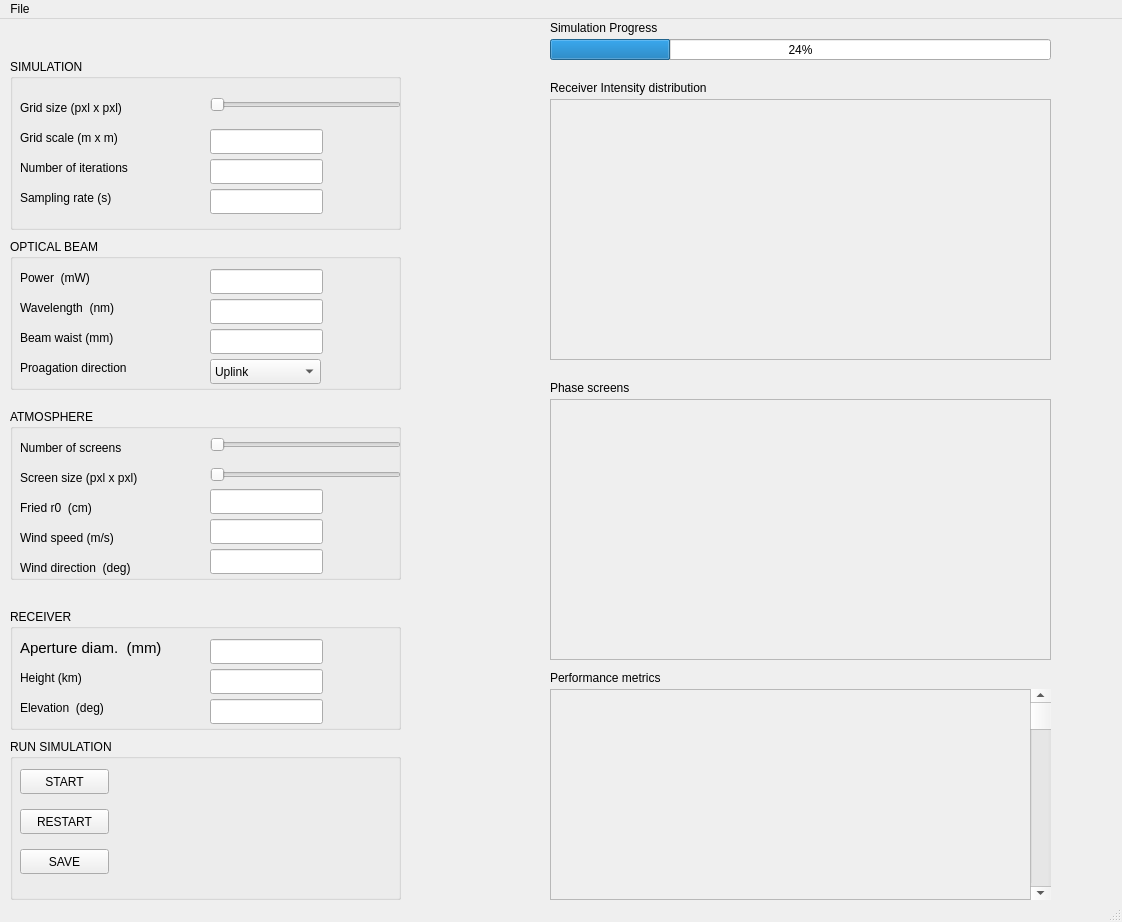
<?xml version="1.0" encoding="UTF-8"?>
<ui version="4.0">
 <class>MainWindow</class>
 <widget class="QMainWindow" name="MainWindow">
  <property name="geometry">
   <rect>
    <x>0</x>
    <y>0</y>
    <width>1122</width>
    <height>922</height>
   </rect>
  </property>
  <property name="windowTitle">
   <string>FSO simulation tool</string>
  </property>
  <property name="documentMode">
   <bool>false</bool>
  </property>
  <widget class="QWidget" name="centralwidget">
   <widget class="QLabel" name="beam_power_label">
    <property name="geometry">
     <rect>
      <x>20</x>
      <y>250</y>
      <width>171</width>
      <height>17</height>
     </rect>
    </property>
    <property name="text">
     <string>Power  (mW)</string>
    </property>
   </widget>
   <widget class="QLabel" name="beam_wvl_label">
    <property name="geometry">
     <rect>
      <x>20</x>
      <y>280</y>
      <width>181</width>
      <height>17</height>
     </rect>
    </property>
    <property name="text">
     <string>Wavelength  (nm)</string>
    </property>
   </widget>
   <widget class="QLabel" name="beam_waist_label">
    <property name="geometry">
     <rect>
      <x>20</x>
      <y>310</y>
      <width>171</width>
      <height>17</height>
     </rect>
    </property>
    <property name="text">
     <string>Beam waist (mm)</string>
    </property>
   </widget>
   <widget class="QLabel" name="beam_prop_dir_label">
    <property name="geometry">
     <rect>
      <x>20</x>
      <y>340</y>
      <width>141</width>
      <height>17</height>
     </rect>
    </property>
    <property name="text">
     <string>Proagation direction</string>
    </property>
   </widget>
   <widget class="QComboBox" name="beam_prop_dir_box">
    <property name="geometry">
     <rect>
      <x>210</x>
      <y>340</y>
      <width>111</width>
      <height>25</height>
     </rect>
    </property>
    <item>
     <property name="text">
      <string>Uplink</string>
     </property>
    </item>
    <item>
     <property name="text">
      <string>Downlink</string>
     </property>
    </item>
   </widget>
   <widget class="QSlider" name="sim_grid_size_slider">
    <property name="geometry">
     <rect>
      <x>210</x>
      <y>60</y>
      <width>191</width>
      <height>51</height>
     </rect>
    </property>
    <property name="orientation">
     <enum>Qt::Horizontal</enum>
    </property>
   </widget>
   <widget class="QLabel" name="sim_grid_size_label">
    <property name="geometry">
     <rect>
      <x>20</x>
      <y>80</y>
      <width>191</width>
      <height>17</height>
     </rect>
    </property>
    <property name="text">
     <string>Grid size (pxl x pxl)</string>
    </property>
   </widget>
   <widget class="QLabel" name="sim_num_inter_label">
    <property name="geometry">
     <rect>
      <x>20</x>
      <y>140</y>
      <width>181</width>
      <height>17</height>
     </rect>
    </property>
    <property name="text">
     <string>Number of iterations </string>
    </property>
   </widget>
   <widget class="QLabel" name="sim_grid_scale_label">
    <property name="geometry">
     <rect>
      <x>20</x>
      <y>110</y>
      <width>181</width>
      <height>17</height>
     </rect>
    </property>
    <property name="text">
     <string>Grid scale (m x m)</string>
    </property>
   </widget>
   <widget class="QLabel" name="sim_sample_rate_label">
    <property name="geometry">
     <rect>
      <x>20</x>
      <y>170</y>
      <width>151</width>
      <height>17</height>
     </rect>
    </property>
    <property name="text">
     <string>Sampling rate (s)</string>
    </property>
   </widget>
   <widget class="QLabel" name="rx_ap_diam_label">
    <property name="geometry">
     <rect>
      <x>20</x>
      <y>620</y>
      <width>181</width>
      <height>17</height>
     </rect>
    </property>
    <property name="font">
     <font>
      <pointsize>11</pointsize>
     </font>
    </property>
    <property name="text">
     <string>Aperture diam.  (mm)</string>
    </property>
   </widget>
   <widget class="QLabel" name="rx_elevation_label">
    <property name="geometry">
     <rect>
      <x>20</x>
      <y>680</y>
      <width>121</width>
      <height>17</height>
     </rect>
    </property>
    <property name="text">
     <string>Elevation  (deg)</string>
    </property>
   </widget>
   <widget class="QLabel" name="rx_height_label">
    <property name="geometry">
     <rect>
      <x>20</x>
      <y>650</y>
      <width>121</width>
      <height>17</height>
     </rect>
    </property>
    <property name="text">
     <string>Height (km)</string>
    </property>
   </widget>
   <widget class="QSlider" name="atmos_n_screens_slider">
    <property name="geometry">
     <rect>
      <x>210</x>
      <y>400</y>
      <width>191</width>
      <height>51</height>
     </rect>
    </property>
    <property name="orientation">
     <enum>Qt::Horizontal</enum>
    </property>
   </widget>
   <widget class="QLabel" name="atmos_n_screens_label">
    <property name="geometry">
     <rect>
      <x>20</x>
      <y>420</y>
      <width>181</width>
      <height>17</height>
     </rect>
    </property>
    <property name="text">
     <string>Number of screens </string>
    </property>
   </widget>
   <widget class="QLabel" name="atmos_wind_speed_label">
    <property name="geometry">
     <rect>
      <x>20</x>
      <y>510</y>
      <width>151</width>
      <height>17</height>
     </rect>
    </property>
    <property name="text">
     <string>Wind speed (m/s)</string>
    </property>
   </widget>
   <widget class="QLabel" name="atmos_fried_r0_label">
    <property name="geometry">
     <rect>
      <x>20</x>
      <y>480</y>
      <width>121</width>
      <height>17</height>
     </rect>
    </property>
    <property name="text">
     <string>Fried r0  (cm)</string>
    </property>
   </widget>
   <widget class="QLabel" name="atmos_wind_dir_label">
    <property name="geometry">
     <rect>
      <x>20</x>
      <y>540</y>
      <width>161</width>
      <height>17</height>
     </rect>
    </property>
    <property name="text">
     <string>Wind direction  (deg)</string>
    </property>
   </widget>
   <widget class="QSlider" name="atmos_screen_size_slider">
    <property name="geometry">
     <rect>
      <x>210</x>
      <y>430</y>
      <width>191</width>
      <height>51</height>
     </rect>
    </property>
    <property name="orientation">
     <enum>Qt::Horizontal</enum>
    </property>
   </widget>
   <widget class="QLabel" name="atmos_screen_size_label">
    <property name="geometry">
     <rect>
      <x>20</x>
      <y>450</y>
      <width>191</width>
      <height>17</height>
     </rect>
    </property>
    <property name="text">
     <string>Screen size (pxl x pxl)</string>
    </property>
   </widget>
   <widget class="QGroupBox" name="sim_groupBox">
    <property name="geometry">
     <rect>
      <x>10</x>
      <y>40</y>
      <width>391</width>
      <height>171</height>
     </rect>
    </property>
    <property name="title">
     <string>SIMULATION</string>
    </property>
    <property name="flat">
     <bool>false</bool>
    </property>
    <property name="checkable">
     <bool>false</bool>
    </property>
    <widget class="QLineEdit" name="sim_grid_scale_input">
     <property name="geometry">
      <rect>
       <x>200</x>
       <y>70</y>
       <width>113</width>
       <height>25</height>
      </rect>
     </property>
    </widget>
    <widget class="QLineEdit" name="sim_num_inter_input">
     <property name="geometry">
      <rect>
       <x>200</x>
       <y>100</y>
       <width>113</width>
       <height>25</height>
      </rect>
     </property>
    </widget>
    <widget class="QLineEdit" name="sim_sample_rate_input">
     <property name="geometry">
      <rect>
       <x>200</x>
       <y>130</y>
       <width>113</width>
       <height>25</height>
      </rect>
     </property>
    </widget>
   </widget>
   <widget class="QGroupBox" name="beam_groupBox">
    <property name="geometry">
     <rect>
      <x>10</x>
      <y>220</y>
      <width>391</width>
      <height>151</height>
     </rect>
    </property>
    <property name="title">
     <string>OPTICAL BEAM</string>
    </property>
   </widget>
   <widget class="QGroupBox" name="atmos_groupBox">
    <property name="geometry">
     <rect>
      <x>10</x>
      <y>390</y>
      <width>391</width>
      <height>171</height>
     </rect>
    </property>
    <property name="title">
     <string>ATMOSPHERE</string>
    </property>
    <widget class="QLineEdit" name="atmos_fried_r0_input">
     <property name="geometry">
      <rect>
       <x>200</x>
       <y>80</y>
       <width>113</width>
       <height>25</height>
      </rect>
     </property>
    </widget>
    <widget class="QLineEdit" name="atmos_wind_speed_input">
     <property name="geometry">
      <rect>
       <x>200</x>
       <y>110</y>
       <width>113</width>
       <height>25</height>
      </rect>
     </property>
    </widget>
    <widget class="QLineEdit" name="atmos_wind_dir_input">
     <property name="geometry">
      <rect>
       <x>200</x>
       <y>140</y>
       <width>113</width>
       <height>25</height>
      </rect>
     </property>
    </widget>
   </widget>
   <widget class="QGroupBox" name="rx_groupBox">
    <property name="geometry">
     <rect>
      <x>10</x>
      <y>590</y>
      <width>391</width>
      <height>121</height>
     </rect>
    </property>
    <property name="title">
     <string>RECEIVER</string>
    </property>
   </widget>
   <widget class="QGroupBox" name="run_sim_groupBox">
    <property name="geometry">
     <rect>
      <x>10</x>
      <y>720</y>
      <width>391</width>
      <height>161</height>
     </rect>
    </property>
    <property name="title">
     <string>RUN SIMULATION</string>
    </property>
    <widget class="QPushButton" name="start_sim_pushButton">
     <property name="geometry">
      <rect>
       <x>10</x>
       <y>30</y>
       <width>89</width>
       <height>25</height>
      </rect>
     </property>
     <property name="text">
      <string>START</string>
     </property>
    </widget>
    <widget class="QPushButton" name="restart_sim_pushButton">
     <property name="geometry">
      <rect>
       <x>10</x>
       <y>70</y>
       <width>89</width>
       <height>25</height>
      </rect>
     </property>
     <property name="text">
      <string>RESTART</string>
     </property>
    </widget>
    <widget class="QPushButton" name="save_sim_pushButton">
     <property name="geometry">
      <rect>
       <x>10</x>
       <y>110</y>
       <width>89</width>
       <height>25</height>
      </rect>
     </property>
     <property name="text">
      <string>SAVE</string>
     </property>
    </widget>
   </widget>
   <widget class="QProgressBar" name="sim_progressBar">
    <property name="geometry">
     <rect>
      <x>550</x>
      <y>20</y>
      <width>501</width>
      <height>21</height>
     </rect>
    </property>
    <property name="value">
     <number>24</number>
    </property>
   </widget>
   <widget class="QLabel" name="sim_prog_label">
    <property name="geometry">
     <rect>
      <x>550</x>
      <y>0</y>
      <width>171</width>
      <height>17</height>
     </rect>
    </property>
    <property name="text">
     <string>Simulation Progress</string>
    </property>
   </widget>
   <widget class="QFrame" name="rx_int_dist_frame">
    <property name="geometry">
     <rect>
      <x>550</x>
      <y>80</y>
      <width>501</width>
      <height>261</height>
     </rect>
    </property>
    <property name="frameShape">
     <enum>QFrame::StyledPanel</enum>
    </property>
    <property name="frameShadow">
     <enum>QFrame::Raised</enum>
    </property>
   </widget>
   <widget class="QFrame" name="phase_screen_frame">
    <property name="geometry">
     <rect>
      <x>550</x>
      <y>380</y>
      <width>501</width>
      <height>261</height>
     </rect>
    </property>
    <property name="frameShape">
     <enum>QFrame::StyledPanel</enum>
    </property>
    <property name="frameShadow">
     <enum>QFrame::Raised</enum>
    </property>
   </widget>
   <widget class="QLabel" name="rx_int_distr_label">
    <property name="geometry">
     <rect>
      <x>550</x>
      <y>60</y>
      <width>231</width>
      <height>17</height>
     </rect>
    </property>
    <property name="text">
     <string>Receiver Intensity distribution</string>
    </property>
   </widget>
   <widget class="QLabel" name="phase_screen_label">
    <property name="geometry">
     <rect>
      <x>550</x>
      <y>360</y>
      <width>231</width>
      <height>17</height>
     </rect>
    </property>
    <property name="text">
     <string>Phase screens</string>
    </property>
   </widget>
   <widget class="QLabel" name="perform_metrics_label">
    <property name="geometry">
     <rect>
      <x>550</x>
      <y>650</y>
      <width>231</width>
      <height>17</height>
     </rect>
    </property>
    <property name="text">
     <string>Performance metrics</string>
    </property>
   </widget>
   <widget class="QFrame" name="perform_metrics_frame">
    <property name="geometry">
     <rect>
      <x>550</x>
      <y>670</y>
      <width>501</width>
      <height>211</height>
     </rect>
    </property>
    <property name="frameShape">
     <enum>QFrame::StyledPanel</enum>
    </property>
    <property name="frameShadow">
     <enum>QFrame::Raised</enum>
    </property>
    <widget class="QScrollBar" name="verticalScrollBar">
     <property name="geometry">
      <rect>
       <x>480</x>
       <y>0</y>
       <width>21</width>
       <height>211</height>
      </rect>
     </property>
     <property name="orientation">
      <enum>Qt::Vertical</enum>
     </property>
    </widget>
   </widget>
   <widget class="QLineEdit" name="rx_ap_diam_input">
    <property name="geometry">
     <rect>
      <x>210</x>
      <y>620</y>
      <width>113</width>
      <height>25</height>
     </rect>
    </property>
   </widget>
   <widget class="QLineEdit" name="rx_height_input">
    <property name="geometry">
     <rect>
      <x>210</x>
      <y>650</y>
      <width>113</width>
      <height>25</height>
     </rect>
    </property>
   </widget>
   <widget class="QLineEdit" name="rx_elevation_input">
    <property name="geometry">
     <rect>
      <x>210</x>
      <y>680</y>
      <width>113</width>
      <height>25</height>
     </rect>
    </property>
   </widget>
   <widget class="QLineEdit" name="beam_power_input">
    <property name="geometry">
     <rect>
      <x>210</x>
      <y>250</y>
      <width>113</width>
      <height>25</height>
     </rect>
    </property>
   </widget>
   <widget class="QLineEdit" name="beam_wvl_input">
    <property name="geometry">
     <rect>
      <x>210</x>
      <y>280</y>
      <width>113</width>
      <height>25</height>
     </rect>
    </property>
   </widget>
   <widget class="QLineEdit" name="beam_waist_input">
    <property name="geometry">
     <rect>
      <x>210</x>
      <y>310</y>
      <width>113</width>
      <height>25</height>
     </rect>
    </property>
   </widget>
   <zorder>run_sim_groupBox</zorder>
   <zorder>rx_groupBox</zorder>
   <zorder>atmos_groupBox</zorder>
   <zorder>beam_groupBox</zorder>
   <zorder>sim_groupBox</zorder>
   <zorder>beam_power_label</zorder>
   <zorder>beam_wvl_label</zorder>
   <zorder>beam_waist_label</zorder>
   <zorder>beam_prop_dir_label</zorder>
   <zorder>beam_prop_dir_box</zorder>
   <zorder>sim_grid_size_slider</zorder>
   <zorder>sim_grid_size_label</zorder>
   <zorder>sim_num_inter_label</zorder>
   <zorder>sim_grid_scale_label</zorder>
   <zorder>sim_sample_rate_label</zorder>
   <zorder>rx_ap_diam_label</zorder>
   <zorder>rx_elevation_label</zorder>
   <zorder>rx_height_label</zorder>
   <zorder>atmos_n_screens_slider</zorder>
   <zorder>atmos_n_screens_label</zorder>
   <zorder>atmos_wind_speed_label</zorder>
   <zorder>atmos_fried_r0_label</zorder>
   <zorder>atmos_wind_dir_label</zorder>
   <zorder>atmos_screen_size_slider</zorder>
   <zorder>atmos_screen_size_label</zorder>
   <zorder>sim_progressBar</zorder>
   <zorder>sim_prog_label</zorder>
   <zorder>rx_int_dist_frame</zorder>
   <zorder>phase_screen_frame</zorder>
   <zorder>rx_int_distr_label</zorder>
   <zorder>phase_screen_label</zorder>
   <zorder>perform_metrics_label</zorder>
   <zorder>perform_metrics_frame</zorder>
   <zorder>rx_ap_diam_input</zorder>
   <zorder>rx_height_input</zorder>
   <zorder>rx_elevation_input</zorder>
   <zorder>beam_power_input</zorder>
   <zorder>beam_wvl_input</zorder>
   <zorder>beam_waist_input</zorder>
  </widget>
  <widget class="QMenuBar" name="menubar">
   <property name="geometry">
    <rect>
     <x>0</x>
     <y>0</y>
     <width>1122</width>
     <height>22</height>
    </rect>
   </property>
   <widget class="QMenu" name="menuFile">
    <property name="title">
     <string>File</string>
    </property>
   </widget>
   <addaction name="menuFile"/>
  </widget>
  <widget class="QStatusBar" name="statusbar"/>
 </widget>
 <resources/>
 <connections/>
</ui>
